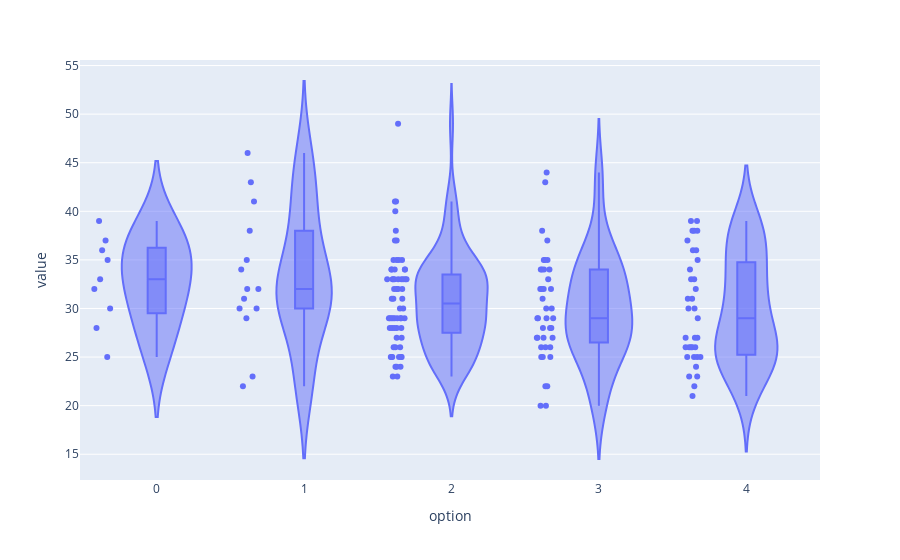

Source (notebook cell):
### Code cell
fig = px.violin(cups.history, y="value", x="option", box=True, points="all",
          hover_data=cups.history.columns)
fig.show()

### Figure 1 — Plotly figure (JSON) as saved in the notebook; plotly's stock layout.template omitted (floating-point values rounded to 4 significant figures; data arrays with more than 128 entries replaced by an {"elided": "..."} marker saying what was removed)
{"data": [{"alignmentgroup": "True", "box": {"visible": true}, "hovertemplate": "option=%{x}<br>value=%{y}<extra></extra>", "legendgroup": "", "marker": {"color": "#636efa"}, "name": "", "offsetgroup": "", "orientation": "v", "points": "all", "scalegroup": "True", "showlegend": false, "type": "violin", "x": {"elided": "162 int values"}, "x0": " ", "xaxis": "x", "y": {"elided": "162 int values"}, "y0": " ", "yaxis": "y"}], "layout": {"legend": {"tracegroupgap": 0}, "margin": {"t": 60}, "violinmode": "group", "xaxis": {"anchor": "y", "domain": [0, 1], "title": {"text": "option"}}, "yaxis": {"anchor": "x", "domain": [0, 1], "title": {"text": "value"}}}}
